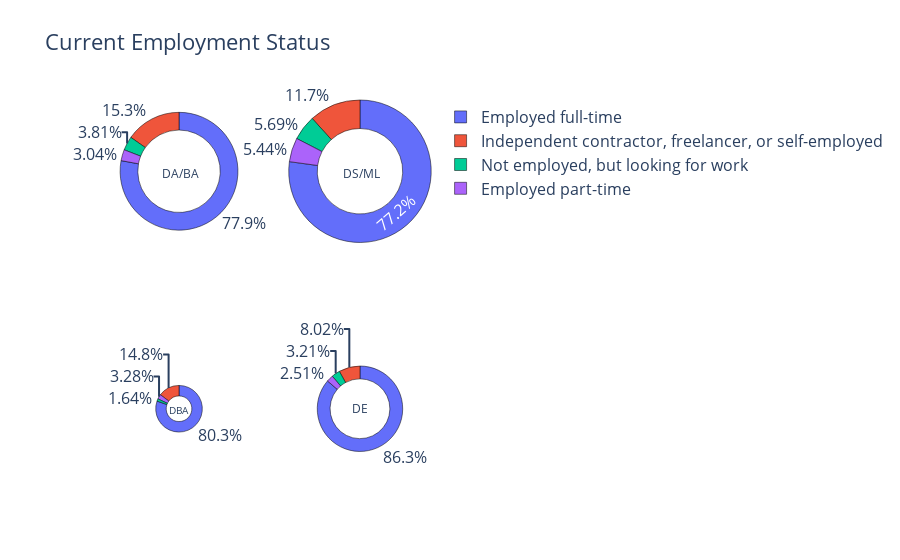

This figure's notebook cell:
### Code cell
fig = make_subplots(
    rows=2, cols=2,   
    specs=[[{'type':'domain'}, {'type':'domain'}],
         [{'type':'domain'}, {'type':'domain'}]],
           
    subplot_titles=['DA/BA', 'DS/ML', 'DBA', 'DE']
)
fig.add_trace(go.Pie(
    labels=career_stack_Employment['Employment'], 
    values=career_stack_Employment['Data or business analyst'], 
    scalegroup='one',
    hole=0.7,
    name="Data or business analyst"), 1, 1)
fig.add_trace(go.Pie(
    labels=career_stack_Employment['Employment'], 
    values=career_stack_Employment['Data scientist or machine learning specialist'], 
    scalegroup='one',
    hole=0.6,
    name="Data scientist or machine learning specialist"), 1, 2)
fig.add_trace(go.Pie(
    labels=career_stack_Employment['Employment'], 
    values=career_stack_Employment['Database administrator'], 
    scalegroup='one',
    hole=0.55,
    name="Database administrator"), 2, 1)
fig.add_trace(go.Pie(
    labels=career_stack_Employment['Employment'], 
    values=career_stack_Employment['Engineer, data'], 
    scalegroup='one',
    hole=0.7,
    name="Engineer, data"), 2, 2)

fig.update_layout(title_text='Current Employment Status',
                 font_size = 16,             
                 annotations=[dict(text='DA/BA', x=0.23, y=0.78, font_size=12, showarrow=False),
                              dict(text='DS/ML', x=0.78, y=0.78, font_size=12, showarrow=False),
                              dict(text='DBA', x=0.225, y=0.16, font_size=10, showarrow=False),
                              dict(text='DE', x=0.775, y=0.16, font_size=12, showarrow=False), 
                              ]
                 )
fig.update_traces(marker=dict(line=dict(color='#000000', width=0.5)))
fig.show()

### Figure 1 — Plotly figure (JSON) as saved in the notebook; plotly's stock layout.template omitted (floating-point values rounded to 4 significant figures)
{"data": [{"domain": {"x": [0, 0.45], "y": [0.625, 1]}, "hole": 0.7, "labels": ["Employed full-time", "Employed part-time", "Independent contractor, freelancer, or self-employed", "Not employed, but looking for work"], "marker": {"line": {"color": "#000000", "width": 0.5}}, "name": "Data or business analyst", "scalegroup": "one", "type": "pie", "values": [2124, 83, 416, 104]}, {"domain": {"x": [0.55, 1], "y": [0.625, 1]}, "hole": 0.6, "labels": ["Employed full-time", "Employed part-time", "Independent contractor, freelancer, or self-employed", "Not employed, but looking for work"], "marker": {"line": {"color": "#000000", "width": 0.5}}, "name": "Data scientist or machine learning specialist", "scalegroup": "one", "type": "pie", "values": [3077, 217, 467, 227]}, {"domain": {"x": [0, 0.45], "y": [0, 0.375]}, "hole": 0.55, "labels": ["Employed full-time", "Employed part-time", "Independent contractor, freelancer, or self-employed", "Not employed, but looking for work"], "marker": {"line": {"color": "#000000", "width": 0.5}}, "name": "Database administrator", "scalegroup": "one", "type": "pie", "values": [343, 14, 63, 7]}, {"domain": {"x": [0.55, 1], "y": [0, 0.375]}, "hole": 0.7, "labels": ["Employed full-time", "Employed part-time", "Independent contractor, freelancer, or self-employed", "Not employed, but looking for work"], "marker": {"line": {"color": "#000000", "width": 0.5}}, "name": "Engineer, data", "scalegroup": "one", "type": "pie", "values": [1237, 36, 115, 46]}], "layout": {"annotations": [{"font": {"size": 12}, "showarrow": false, "text": "DA/BA", "x": 0.23, "xanchor": "center", "xref": "paper", "y": 0.78, "yanchor": "bottom", "yref": "paper"}, {"font": {"size": 12}, "showarrow": false, "text": "DS/ML", "x": 0.78, "xanchor": "center", "xref": "paper", "y": 0.78, "yanchor": "bottom", "yref": "paper"}, {"font": {"size": 10}, "showarrow": false, "text": "DBA", "x": 0.225, "xanchor": "center", "xref": "paper", "y": 0.16, "yanchor": "bottom", "yref": "paper"}, {"font": {"size": 12}, "showarrow": false, "text": "DE", "x": 0.775, "xanchor": "center", "xref": "paper", "y": 0.16, "yanchor": "bottom", "yref": "paper"}], "font": {"size": 16}, "title": {"text": "Current Employment Status"}}}
